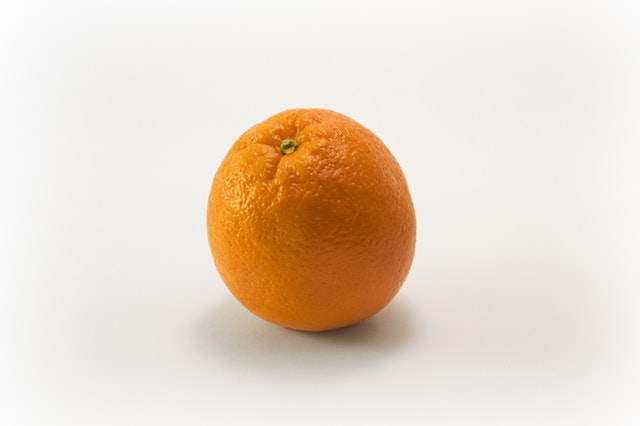
#> input picture 3.그래픽사용자인터페이스/orange.png, 640 x 426 px, found by its file name
$ python trackBar.py
#> lines starting #> are read from the running program, lines starting #| are printed output that depends on the picture; after the words box and inside, x2 and y2 are one past the last pixel; in counts of white or black regions, pixels touching at a corner belong together
import cv2 as cv

# 트랙바를 조정할 때마다 실행되는 콜백 함수
# 이곳에 트랙바로 조종할 OpenCV 함수를 넣을 수 있음
# 여기에서는 아무 일하지 않는 더미함수로 정의

def on_trackbar(x):
    pass

# namedWindow 함수를 사용하여 트랙바를 붙일 윈도우 생성
cv.namedWindow("Canny")

# 트랙바 생성
# 트랙바 이름, 윈도우 이름, 트랙바의 최솟값, 최댓값, 콜백함수 입력
cv.createTrackbar("low threshold", "Canny", 0, 1000, on_trackbar)
cv.createTrackbar("high threshold", "Canny", 0, 1000, on_trackbar)

# 트랙바의 초기값을 설정
# 트랙바 이름, 트랙바가 붙어있는 윈도우 이름으로 트랙바에 접근
cv.setTrackbarPos("low threshold", "Canny", 50)
cv.setTrackbarPos("high threshold", "Canny", 150)

# 이미지를 그레이 스케일로 불러옴
# Canny 함수의 입력은 그레이 스케일 이미지여야 함
img_gray = cv.imread("D:/opencv-test/3.그래픽사용자인터페이스/orange.png", cv.IMREAD_GRAYSCALE)
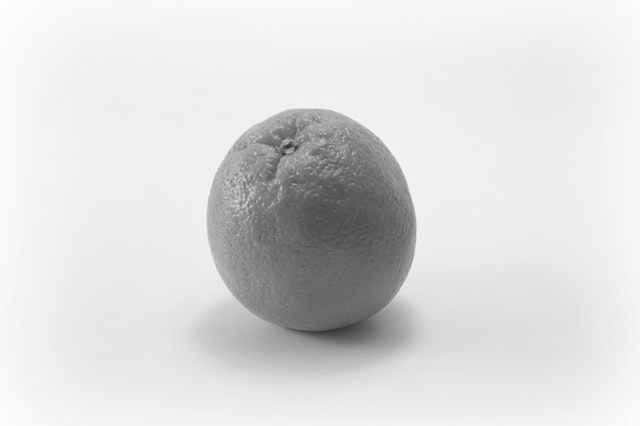
#> img_gray: shape (426, 640); min 42, max 253, mean 219.8

# 트랙바가 조정 시 Canny 함수에 반영되도록 루프 사용
while(1):

    # 현재 트랙바의 위치를 가져옴
    low = cv.getTrackbarPos("low threshold", "Canny")
    high = cv.getTrackbarPos("high threshold", "Canny")

    # 트랙바로부터 가져온 값으로 Canny함수의 파라미터를 조정
    img_canny = cv.Canny(img_gray, low, high)
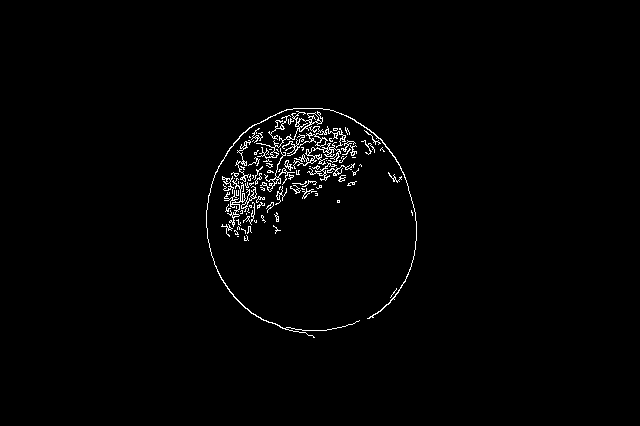
#> img_canny: shape (426, 640); 1.5% white in thin lines or dots, all inside (x1, y1, x2, y2) = (206, 108, 417, 338)

    # Canny함수의 실행 결과를 화면에 보여줌
    cv.imshow("Canny", img_canny)

    # ESC 키를 누를 때 루프에서 빠져나오도록 함
    if cv.waitKey(1) & 0xFF == 27:
#> (key Esc is pressed here)
        break

cv.destroyAllWindows()

$ run again, with 3.그래픽사용자인터페이스/ball.png copied over 3.그래픽사용자인터페이스/orange.png
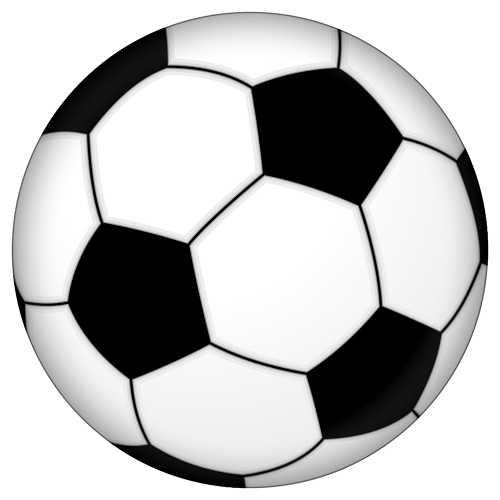
#> input picture 3.그래픽사용자인터페이스/ball.png, 500 x 500 px, found by its file name
#> img_gray is the input picture: shape (500, 500); min 0, max 255, mean 190.7
#> `img_canny = cv.Canny(img_gray, low, high)`:
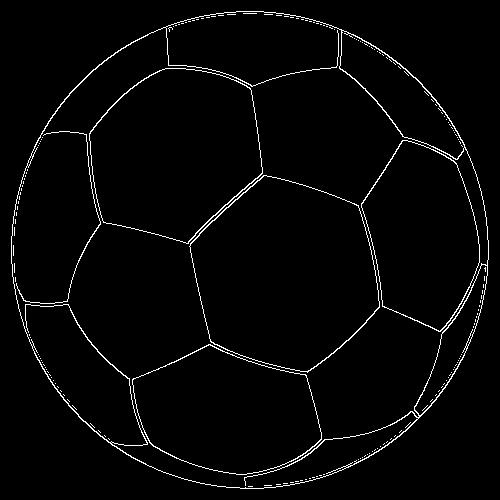
#> img_canny: shape (500, 500); 2.5% white in thin lines or dots
